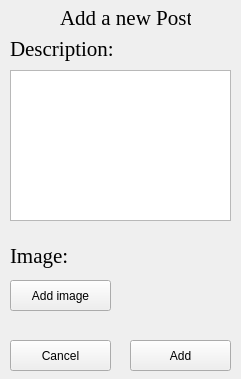
<?xml version="1.0" encoding="UTF-8"?>
<ui version="4.0">
 <class>AddPostWindow</class>
 <widget class="QMainWindow" name="AddPostWindow">
  <property name="geometry">
   <rect>
    <x>0</x>
    <y>0</y>
    <width>241</width>
    <height>379</height>
   </rect>
  </property>
  <property name="sizePolicy">
   <sizepolicy hsizetype="Fixed" vsizetype="Fixed">
    <horstretch>0</horstretch>
    <verstretch>0</verstretch>
   </sizepolicy>
  </property>
  <property name="minimumSize">
   <size>
    <width>241</width>
    <height>379</height>
   </size>
  </property>
  <property name="maximumSize">
   <size>
    <width>241</width>
    <height>379</height>
   </size>
  </property>
  <property name="windowTitle">
   <string>Add a post</string>
  </property>
  <property name="windowIcon">
   <iconset resource="../resources/res.qrc">
    <normaloff>:/img/icon.jpg</normaloff>:/img/icon.jpg</iconset>
  </property>
  <widget class="QWidget" name="centralwidget">
   <widget class="QLabel" name="label">
    <property name="geometry">
     <rect>
      <x>60</x>
      <y>10</y>
      <width>131</width>
      <height>16</height>
     </rect>
    </property>
    <property name="font">
     <font>
      <family>Times New Roman</family>
      <pointsize>16</pointsize>
     </font>
    </property>
    <property name="text">
     <string>Add a new Post</string>
    </property>
   </widget>
   <widget class="QPushButton" name="back">
    <property name="geometry">
     <rect>
      <x>10</x>
      <y>340</y>
      <width>101</width>
      <height>31</height>
     </rect>
    </property>
    <property name="cursor">
     <cursorShape>PointingHandCursor</cursorShape>
    </property>
    <property name="text">
     <string>Cancel</string>
    </property>
   </widget>
   <widget class="QTextEdit" name="textEdit">
    <property name="geometry">
     <rect>
      <x>10</x>
      <y>70</y>
      <width>221</width>
      <height>151</height>
     </rect>
    </property>
    <property name="font">
     <font>
      <family>Times New Roman</family>
      <pointsize>14</pointsize>
     </font>
    </property>
   </widget>
   <widget class="QLabel" name="label_2">
    <property name="geometry">
     <rect>
      <x>10</x>
      <y>33</y>
      <width>131</width>
      <height>31</height>
     </rect>
    </property>
    <property name="font">
     <font>
      <family>Times New Roman</family>
      <pointsize>16</pointsize>
     </font>
    </property>
    <property name="text">
     <string>Description:</string>
    </property>
   </widget>
   <widget class="QPushButton" name="Add">
    <property name="geometry">
     <rect>
      <x>130</x>
      <y>340</y>
      <width>101</width>
      <height>31</height>
     </rect>
    </property>
    <property name="cursor">
     <cursorShape>PointingHandCursor</cursorShape>
    </property>
    <property name="text">
     <string>Add</string>
    </property>
   </widget>
   <widget class="QLabel" name="label_3">
    <property name="geometry">
     <rect>
      <x>10</x>
      <y>240</y>
      <width>131</width>
      <height>31</height>
     </rect>
    </property>
    <property name="font">
     <font>
      <family>Times New Roman</family>
      <pointsize>16</pointsize>
     </font>
    </property>
    <property name="text">
     <string>Image:</string>
    </property>
   </widget>
   <widget class="QPushButton" name="AddImage">
    <property name="geometry">
     <rect>
      <x>10</x>
      <y>280</y>
      <width>101</width>
      <height>31</height>
     </rect>
    </property>
    <property name="cursor">
     <cursorShape>PointingHandCursor</cursorShape>
    </property>
    <property name="text">
     <string>Add image</string>
    </property>
   </widget>
   <widget class="QLabel" name="image">
    <property name="geometry">
     <rect>
      <x>130</x>
      <y>240</y>
      <width>101</width>
      <height>81</height>
     </rect>
    </property>
    <property name="text">
     <string/>
    </property>
    <property name="pixmap">
     <pixmap resource="../resources/res.qrc">:/img/noimage.jpg</pixmap>
    </property>
    <property name="scaledContents">
     <bool>true</bool>
    </property>
   </widget>
  </widget>
 </widget>
 <resources>
  <include location="../resources/res.qrc"/>
 </resources>
 <connections/>
</ui>
